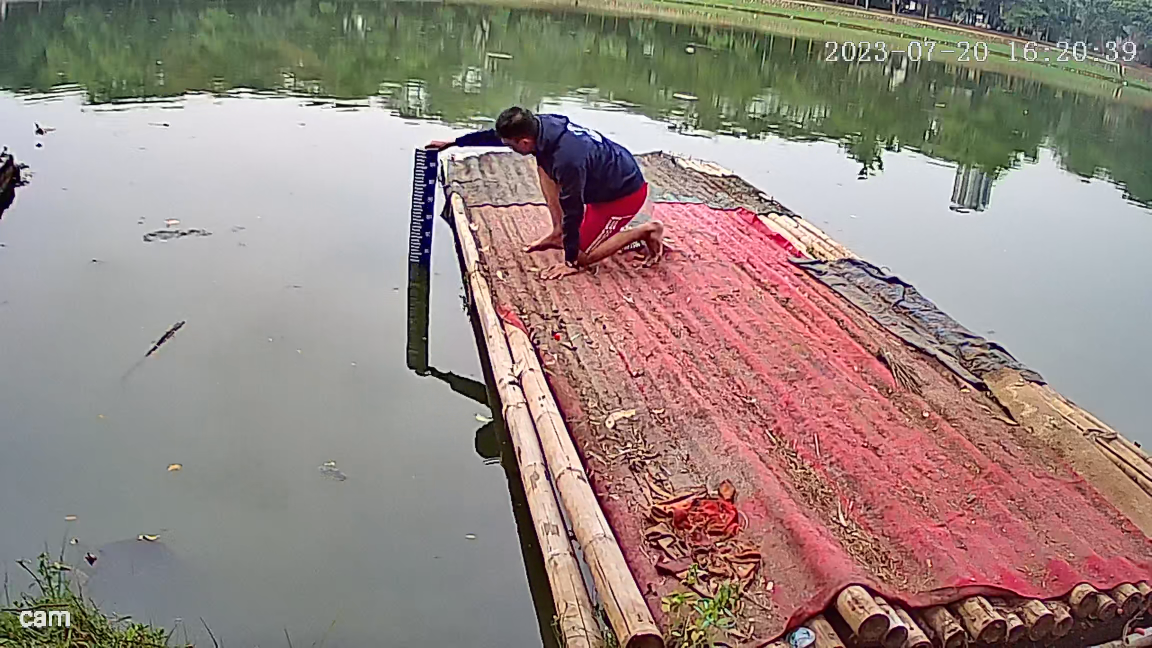
#> input picture frame 20 of vid/p1.mp4, 2304 x 1296 px (shown at 1/2 size)
$ python m2_predVideo.py
#> lines starting #> are read from the running program, lines starting #| are printed output that depends on the picture; after the words box and inside, x2 and y2 are one past the last pixel; in counts of white or black regions, pixels touching at a corner belong together
import cv2
import numpy

cap = cv2.VideoCapture("vid/p1.mp4")

y = 100
x = 420
h = 800
w = 550


if (cap.isOpened()== False):
    print("Error opening video file")

while(cap.isOpened()):
    ret, img = cap.read()
#> img is the input picture: shape (1296, 2304, 3); mean B, G, R 130, 136.3, 152.4

    hsv   = cv2.cvtColor(img, cv2.COLOR_RGB2HSV)
#> hsv: shape (1296, 2304, 3); mean H, S, V 80.3, 60.1, 158.3
    mask1 = cv2.inRange(hsv, (0, 10, 120), (150, 240, 255))
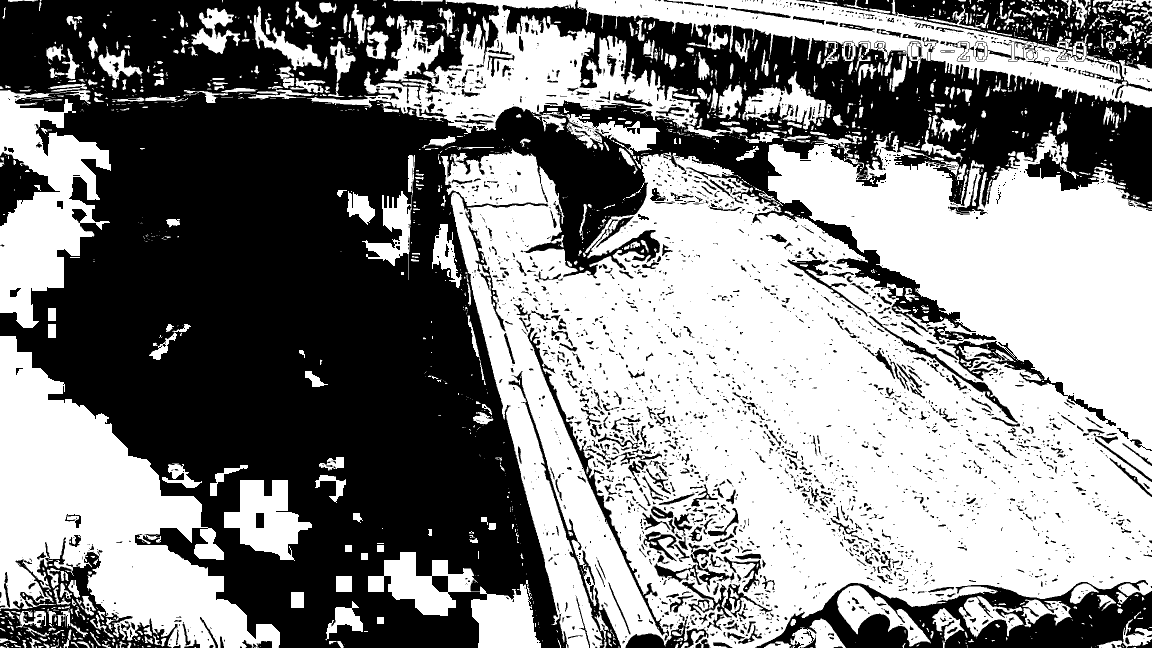
#> mask1: shape (1296, 2304) (shown at 1/2 size); 52.5% white; 3047 black regions (2098 under 20 px), largest, box (x1, y1, x2, y2) and area: (0, 0, 2304, 1296) 1176051, (1511, 1160, 2304, 1296) 50526, (1593, 0, 2304, 197) 35555

    img   = cv2.bitwise_and(img, img, mask=mask1)
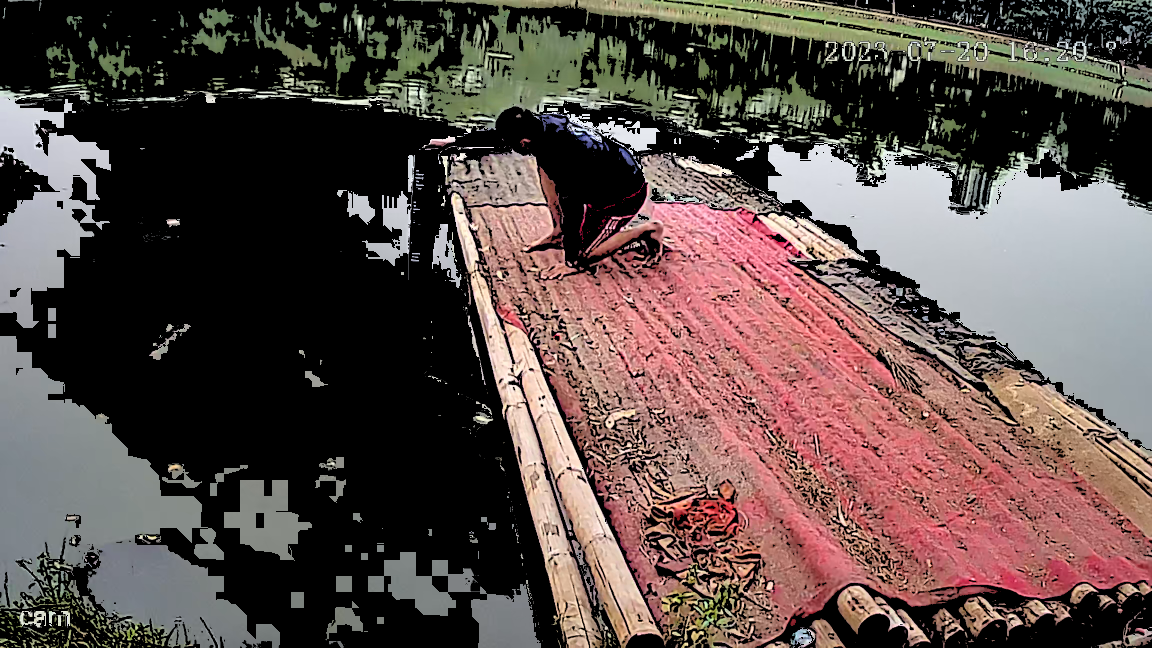
#> img: shape (1296, 2304, 3) (shown at 1/2 size); mean B, G, R 73.5, 77.1, 92.4

    croppedImg = img[y:h, x:w]
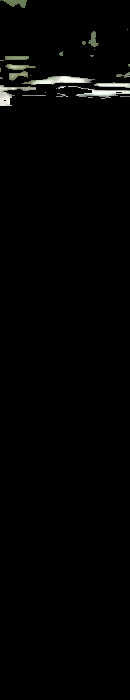
#> croppedImg: shape (700, 130, 3); mean B, G, R 3.1, 3.5, 3.3
    edges      = cv2.Canny(croppedImg, 0, 255)
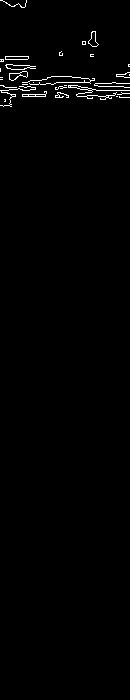
#> edges: shape (700, 130); 1.1% white in thin lines or dots, all inside (x1, y1, x2, y2) = (0, 0, 130, 107)

    rho             = 1
    theta           = numpy.pi/180
    threshold       = 15
    min_line_length = 50
    max_line_gap    = 20

    lines = cv2.HoughLinesP(edges, rho, theta, threshold, numpy.array([]), min_line_length, max_line_gap)
#> lines = [[0, 90, 123, 86], [28, 81, 129, 83], [31, 94, 111, 98], [5, 87, 76, 87], [9, 89, 129, 97], [11, 95, 105, 99], [26, 82, 126, 87]]

    cv2.imshow('Frame', img)

    if cv2.waitKey(25) & 0xFF == ord('q'):
#> (key q is pressed here)
        break

cap.release()
cv2.destroyAllWindows()

$ run again, starting later in the video
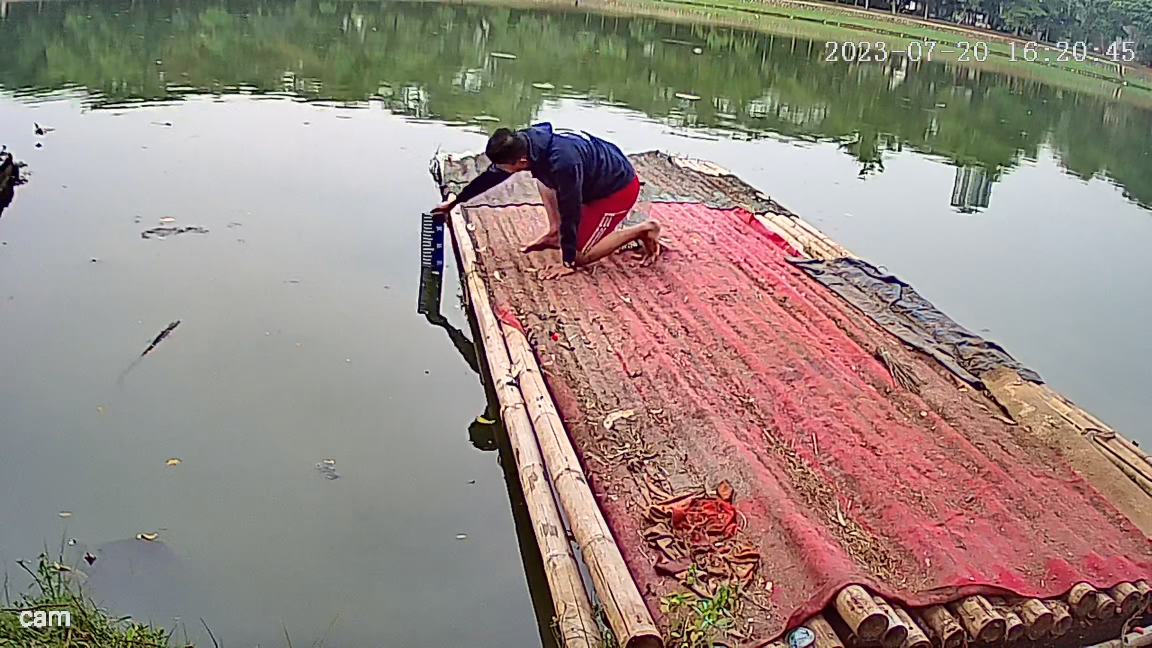
#> input picture frame 91 of vid/p1.mp4, 2304 x 1296 px (shown at 1/2 size)
#> img is the input picture: shape (1296, 2304, 3); mean B, G, R 129.8, 137.4, 152.7
#> hsv: shape (1296, 2304, 3); mean H, S, V 77.1, 60.8, 158.7
#> `mask1 = cv2.inRange(hsv, (0, 10, 120), (150, 240, 255))`:
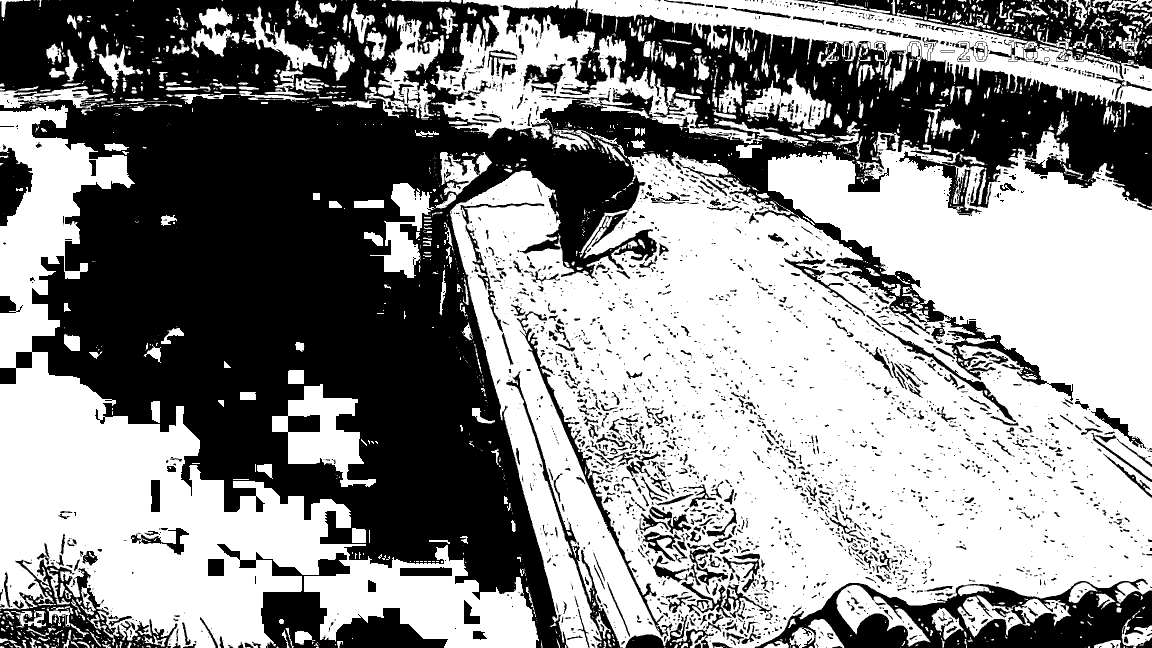
#> mask1: shape (1296, 2304) (shown at 1/2 size); 55.4% white; 3093 black regions (2063 under 20 px), largest, box (x1, y1, x2, y2) and area: (0, 0, 2304, 1296) 1052880, (1509, 1157, 2304, 1296) 51132, (1593, 0, 2304, 158) 35119
#> `edges      = cv2.Canny(croppedImg, 0, 255)`:
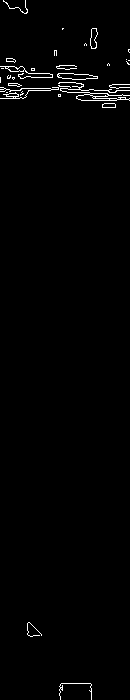
#> edges: shape (700, 130); 1.3% white in thin lines or dots
#> lines = [[5, 90, 129, 90], [76, 98, 129, 98], [10, 71, 80, 74], [0, 89, 83, 86], [7, 76, 64, 78], [1, 68, 58, 76], [0, 82, 124, 99], [47, 88, 125, 97], [58, 85, 111, 107]]

$ run again, starting later in the video
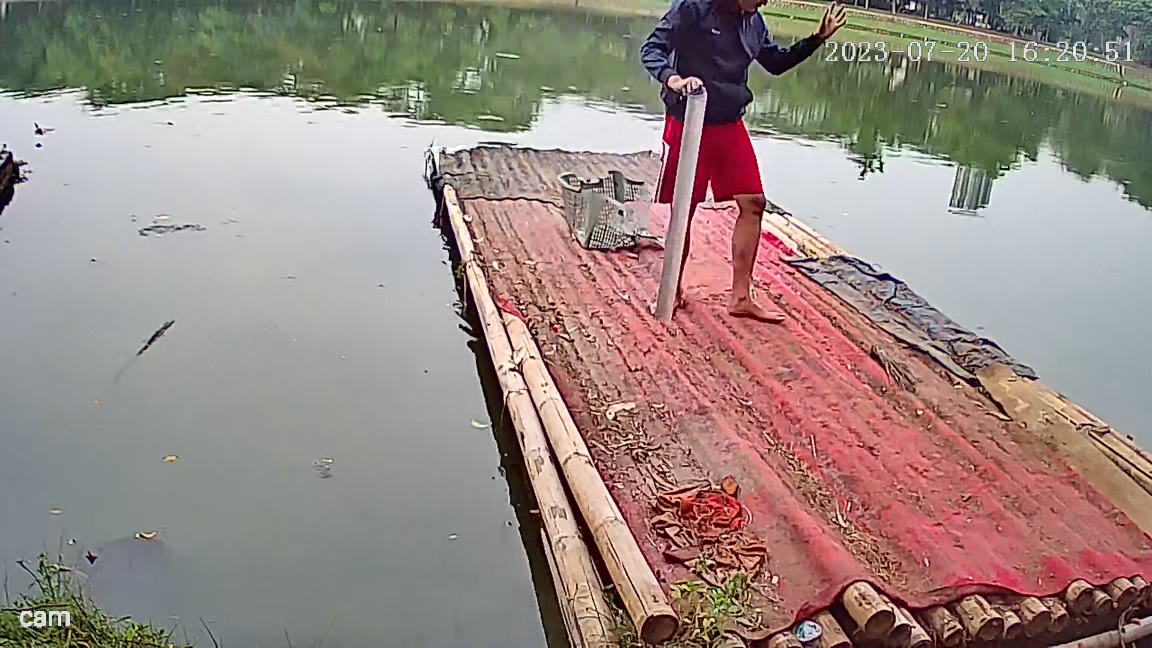
#> input picture frame 163 of vid/p1.mp4, 2304 x 1296 px (shown at 1/2 size)
#> img is the input picture: shape (1296, 2304, 3); mean B, G, R 130.8, 137, 152.8
#> hsv: shape (1296, 2304, 3); mean H, S, V 77.6, 58.8, 158.4
#> `mask1 = cv2.inRange(hsv, (0, 10, 120), (150, 240, 255))`:
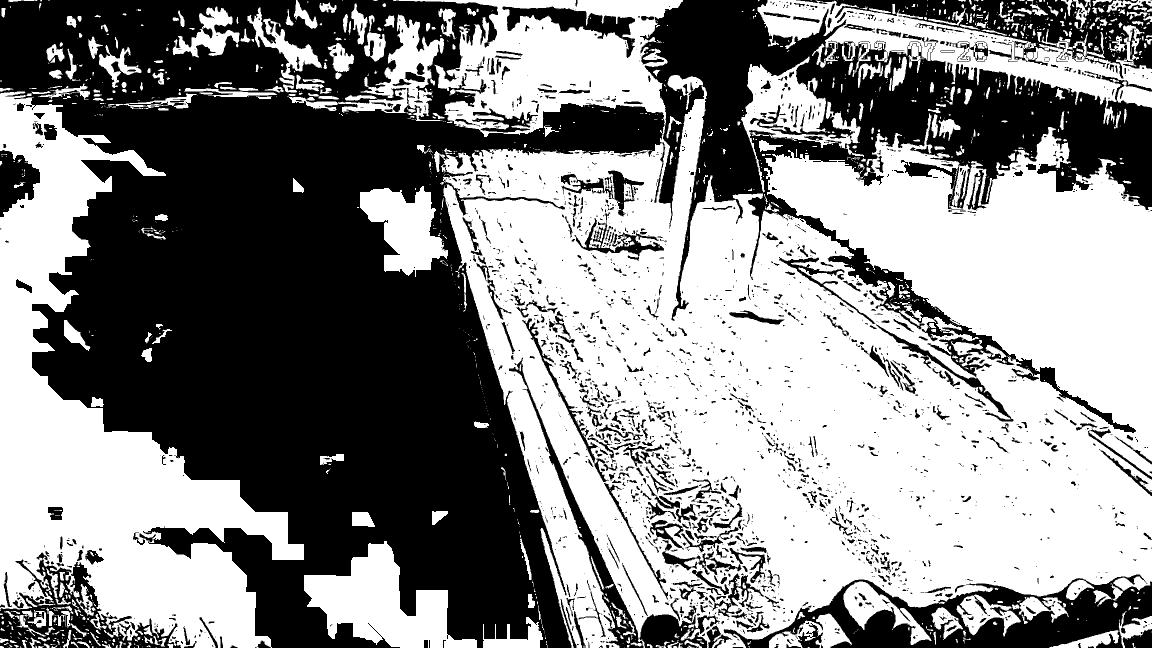
#> mask1: shape (1296, 2304) (shown at 1/2 size); 54.1% white; 2540 black regions (1713 under 20 px), largest, box (x1, y1, x2, y2) and area: (0, 0, 1330, 1296) 898543, (1280, 0, 2304, 866) 220320, (1447, 1149, 2304, 1296) 51208
#> `edges      = cv2.Canny(croppedImg, 0, 255)`:
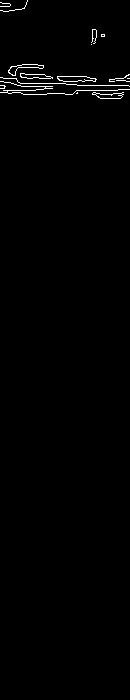
#> edges: shape (700, 130); 0.92% white in thin lines or dots, all inside (x1, y1, x2, y2) = (0, 0, 130, 99)
#> lines = [[66, 84, 128, 85], [23, 94, 123, 94], [0, 77, 86, 76], [33, 86, 96, 79], [3, 78, 58, 78], [47, 93, 121, 93]]
